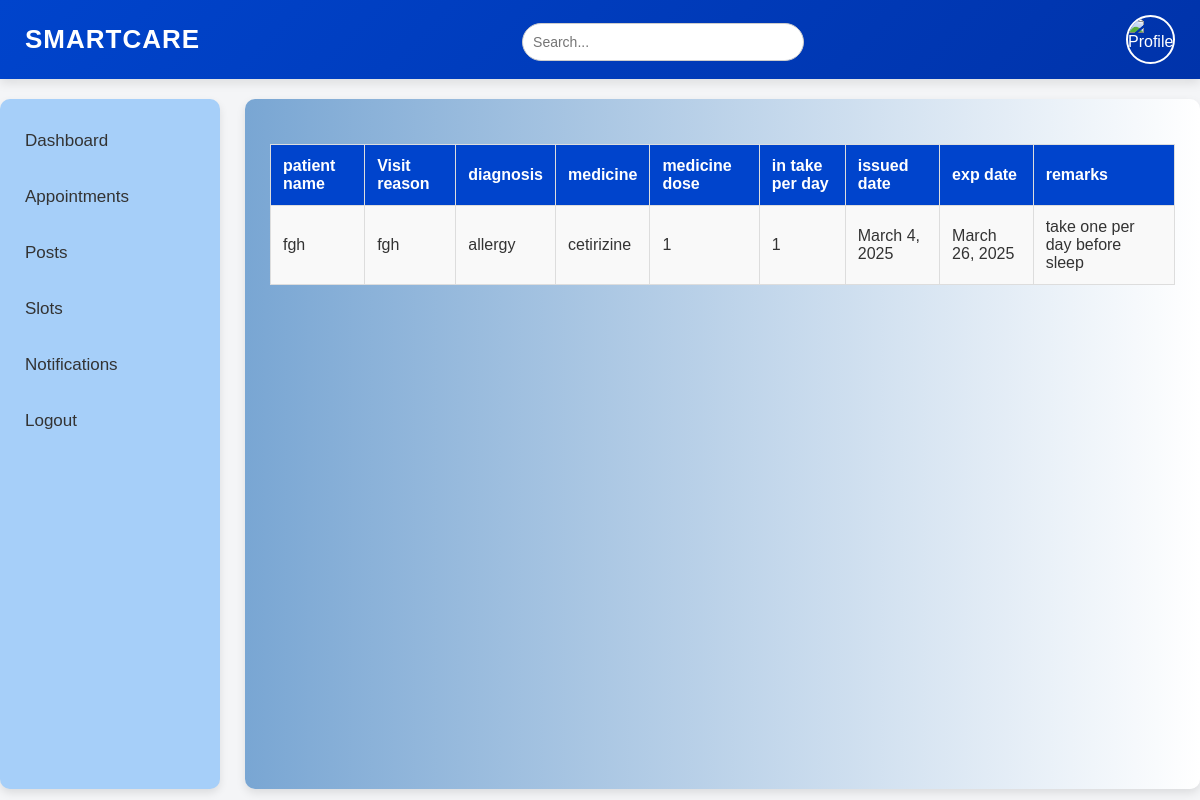
Screenshot of /viewprescription/11 with the database file from the repository.
### Predictivehealthapp/models.py (models this page shows)
class prescriptionTable(models.Model):
    APPOINTMENTID=models.ForeignKey(bookinginfoTable,on_delete=models.CASCADE,null=True,blank=True)
    diagnosis=models.CharField(max_length=20,null=True,blank=True)
    medicine_name=models.CharField(max_length=20,null=True,blank=True)
    medicine_dosage=models.CharField(max_length=20,null=True,blank=True)
    medicine_itd=models.CharField(max_length=20,null=True,blank=True)
    issueddate=models.DateField(auto_now_add=True,null=True,blank=True)
    expirydate=models.DateField(null=True,blank=True)
    remark=models.CharField(max_length=200,null=True,blank=True)
    status=models.CharField(max_length=20,null=True,blank=True)

class bookinginfoTable(models.Model):
    USERID=models.ForeignKey(userTable,on_delete=models.CASCADE,null=True,blank=True,related_name='userid')
    DOCTORID=models.ForeignKey(DoctorTable,on_delete=models.CASCADE,null=True,blank=True,)
    patient_name=models.CharField(max_length=300,null=True,blank=True)
    patient_age=models.CharField(max_length=300,null=True,blank=True)
    patient_height=models.CharField(max_length=300,null=True,blank=True)
    patient_weight=models.CharField(max_length=300,null=True,blank=True)
    patient_addr=models.CharField(max_length=300,null=True,blank=True)
    APPOINTMENTDATE=models.DateField(null=True,blank=True)
    APPOINTMENTTIME=models.TimeField(null=True,blank=True)
    visitReason=models.CharField(max_length=300,null=True,blank=True)
    status=models.CharField(max_length=20,null=True,blank=True)

### Predictivehealthapp/views.py (the view)
# urls.py: path('viewprescription/<int:lid>',viewprescription.as_view(),name="viewprescription"),
class viewprescription(View):
    def get(self,request,lid):
        obj=prescriptionTable.objects.filter(APPOINTMENTID__id=lid)
        print(obj)
        return render(request,'doctor/view-prescriptions.html',{'obj':obj})

### templates/doctor/view-prescriptions.html (shortened to what this page needs)
{% extends 'doctor/doc-dashboard.html' %}
        {% block body %}
        <table border="1">
            <tr>
                <th>patient name</th>
                <th>Visit reason</th>
                <th>diagnosis</th>
                <th>medicine </th>
                <th>medicine dose</th>
                <th>in take per day</th>
                <th>issued date</th>
                <th>exp date</th>
                <th>remarks</th>
            </tr>
            {% for i in obj%}
            <tr>
                <td>{{i.APPOINTMENTID.patient_name}}</td>
                <td>{{i.APPOINTMENTID.visitReason}}</td>
                <td>{{i.diagnosis}}</td>
                <td>{{i.medicine_name}}</td>
                <td>{{i.medicine_dosage}}</td>
                <td>{{i.medicine_itd}}</td>
                <td>{{i.issueddate}}</td>
                <td>{{i.expirydate}}</td>
                <td>{{i.remark}}</td>
            </tr>
            {% endfor %}
        </table>
        {% endblock %}

### static/styles/doc-css/doc-dashboard.css (style rules this page uses)
body { font-family: 'Poppins', sans-serif; margin: 0; padding: 0; background-color: #f0f2f5; color: #333; }
body { font-family: 'Arial', sans-serif; margin: 0; padding: 0; background-color: #f4f4f9; color: #333; }
body { font-family: Arial, sans-serif; margin: 0; padding: 0; background-color: #f4f5f7; }
table { width: 100%; border-collapse: collapse; margin-top: 20px; }
table th, table td { border: 1px solid #ddd; padding: 12px; text-align: left; }
table th { background-color: #0044cc; color: #fff; font-size: 16px; }
table tr:nth-child(even) { background-color: #f9f9f9; }

### rows the page displays
prescriptionTable: APPOINTMENTID.patient_name "fgh", APPOINTMENTID.visitReason "fgh", diagnosis "allergy", medicine_name "cetirizine", medicine_dosage "1", medicine_itd "1", issueddate "March 4, 2025", expirydate "March 26, 2025", remark "take one per day before sleep"
